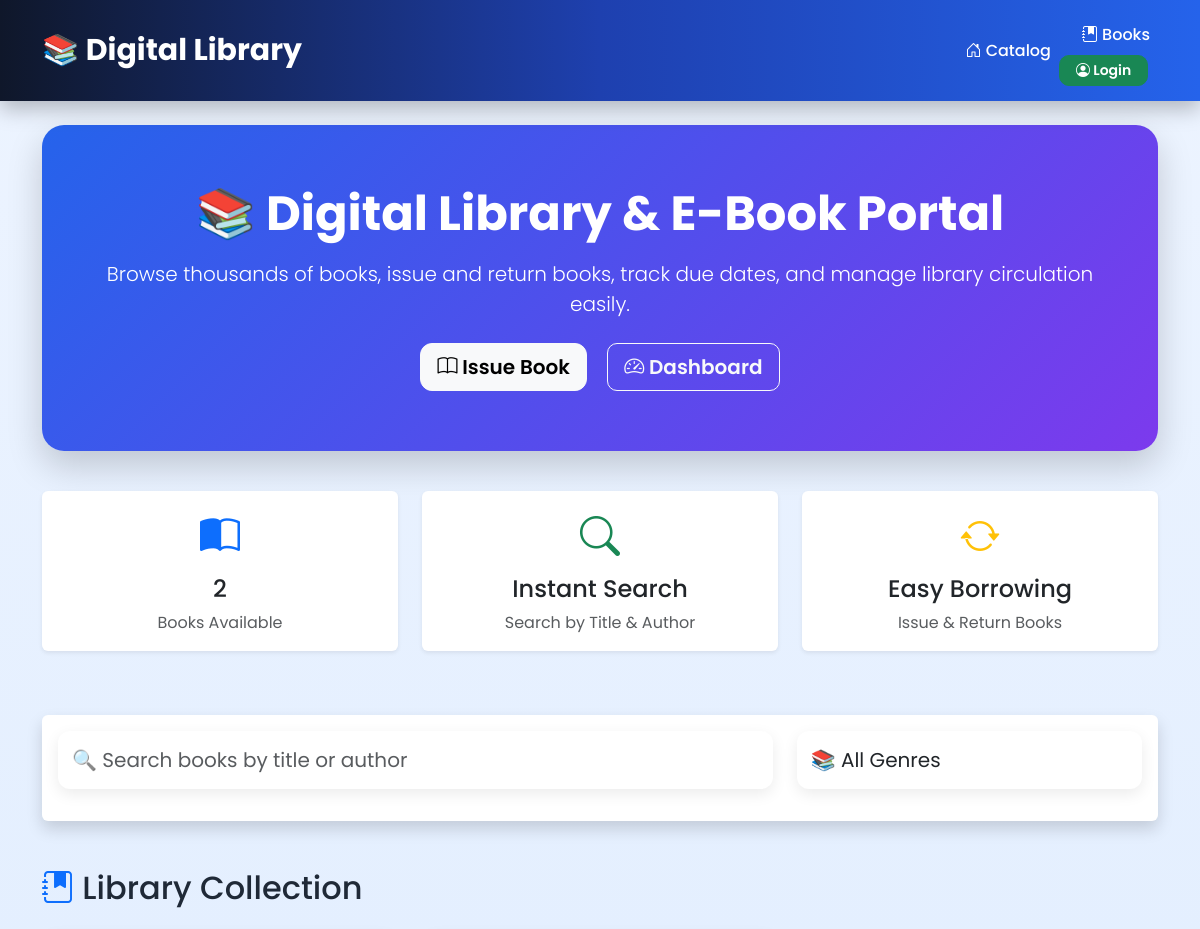
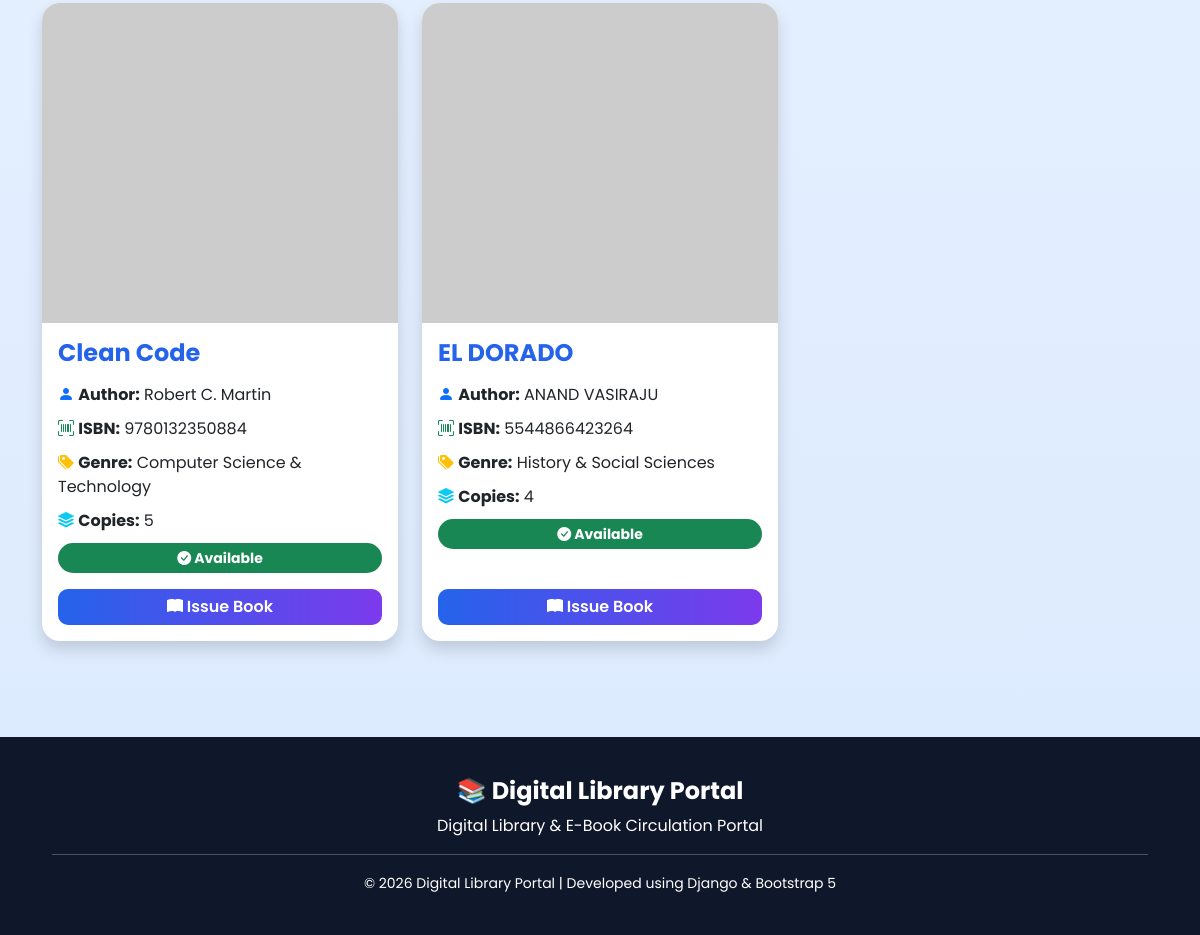
The page / on the database its author committed (2 pictures, top to bottom).
### library/models.py (models this page shows, shortened)
class Book(models.Model):
    GENRES = [
        ('TECH', 'Computer Science & Technology'),
        ('SCI', 'Science & Mathematics'),
        ('LIT', 'Literature & Fiction'),
        ('HIST', 'History & Social Sciences'),
    ]
    title = models.CharField(max_length=200)
    author = models.ForeignKey(
        Author,
        on_delete=models.CASCADE,
        related_name='books'
    )
    isbn = models.CharField(max_length=13, unique=True)
    genre = models.CharField(max_length=10, choices=GENRES)
    total_copies = models.PositiveIntegerField(default=5)
    available_copies = models.PositiveIntegerField(default=5)
    cover_url = models.URLField(
        blank=True,
        default="https://via.placeholder.com/150x220"
    )

class Author(models.Model):
    name = models.CharField(max_length=100)
    biography = models.TextField(blank=True)

### library/views.py (the view)
# urls.py: path("", views.catalog, name="catalog"),
def catalog(request):
    books = Book.objects.all()
    search = request.GET.get("search")
    genre = request.GET.get("genre")
    if search:
        books = books.filter(title__icontains=search)
    if genre:
        books = books.filter(genre=genre)
    return render(request, "library/catalog.html", {
        "books": books
    })

### library/templates/library/catalog.html (shortened to what this page needs)
{% extends 'library/base.html' %}
{% block content %}
<div class="hero-banner text-center">
    <h1 class="display-4 fw-bold">
        📚 Digital Library & E-Book Portal
    </h1>
    <p class="lead mt-3">
        Browse thousands of books, issue and return books,
        track due dates, and manage library circulation easily.
    </p>
    <div class="mt-4">
        <a href="{% url 'issue' %}" class="btn btn-light btn-lg me-3">
            <i class="bi bi-book"></i>
            Issue Book
        </a>
        <a href="{% url 'dashboard' %}" class="btn btn-outline-light btn-lg">
            <i class="bi bi-speedometer2"></i>
            Dashboard
        </a>
    </div>
</div>
<div class="row text-center mb-5">
    <div class="col-md-4 mb-3">
        <div class="card shadow-sm border-0">
            <div class="card-body">
                <i class="bi bi-book-half text-primary fs-1"></i>
                <h4 class="mt-2">{{ books|length }}</h4>
                <p class="text-muted mb-0">
                    Books Available
                </p>
            </div>
        </div>
    </div>
    <div class="col-md-4 mb-3">
        <div class="card shadow-sm border-0">
            <div class="card-body">
                <i class="bi bi-search text-success fs-1"></i>
                <h4 class="mt-2">
                    Instant Search
                </h4>
                <p class="text-muted mb-0">
                    Search by Title & Author
                </p>
            </div>
        </div>
    </div>
    <div class="col-md-4 mb-3">
        <div class="card shadow-sm border-0">
            <div class="card-body">
                <i class="bi bi-arrow-repeat text-warning fs-1"></i>
                <h4 class="mt-2">
                    Easy Borrowing
                </h4>
                <p class="text-muted mb-0">
                    Issue & Return Books
                </p>
            </div>
        </div>
    </div>
</div>
<div class="card shadow border-0 mb-5">
    <div class="card-body">
        <div class="row">
            <div class="col-md-8 mb-3">
                <input
                    type="text"
                    id="searchInput"
                    class="form-control form-control-lg"
                    placeholder="🔍 Search books by title or author">
            </div>
            <div class="col-md-4">
                <select
                    id="genreFilter"
                    class="form-select form-select-lg">
                    <option value="">📚 All Genres</option>
                </select>
            </div>
        </div>
    </div>
</div>
<h2 class="mb-4">
    <i class="bi bi-journal-bookmark-fill text-primary"></i>
    Library Collection
</h2>
<div class="row" id="bookContainer">
{% for book in books %}
<div
class="col-lg-4 col-md-6 mb-4 book-card"
data-title="{{ book.title|lower }}"
data-author="{{ book.author.name|lower }}"
data-genre="{{ book.genre }}">
<div class="card h-100 shadow">
<img
    src="{{ book.cover_url|default:'https://images-na.ssl-images-amazon.com/images/I/41xShlnTZTL._SX374_BO1,204,203,200_.jpg' }}"
    alt="{{ book.title }}"
    class="card-img-top"
    style="height:320px; object-fit:cover;"
    onerror="this.src='https://images-na.ssl-images-amazon.com/images/I/41xShlnTZTL._SX374_BO1,204,203,200_.jpg';">
<div class="card-body d-flex flex-column">
<h4 class="card-title">
{{ book.title }}
</h4>
<p>
<i class="bi bi-person-fill text-primary"></i>
<strong>Author:</strong>
{{ book.author.name }}
</p>
<p>
<i class="bi bi-upc-scan text-success"></i>
<strong>ISBN:</strong>
{{ book.isbn }}
</p>
<p>
<i class="bi bi-tags-fill text-warning"></i>
<strong>Genre:</strong>
{{ book.get_genre_display }}
</p>
<p>
<i class="bi bi-stack text-info"></i>
<strong>Copies:</strong>
{{ book.available_copies }}
</p>
{% if book.available_copies > 0 %}
<span class="badge bg-success mb-3">
<i class="bi bi-check-circle-fill"></i>
Available
</span>
{% else %}
<span class="badge bg-danger mb-3">
<i class="bi bi-x-circle-fill"></i>
Issued Out
</span>
{% endif %}
<div class="mt-auto">
<a
href="{% url 'issue' %}"
class="btn btn-primary w-100">
<i class="bi bi-book-fill"></i>
Issue Book
</a>
</div>
</div>
</div>
</div>
{% endfor %}
</div>
{% endblock %}

### library/templates/library/base.html (shortened to what this page needs)
{% load static %}
<!DOCTYPE html>
<html lang="en">
<head>
    <link href="https://cdn.jsdelivr.net/npm/bootstrap@5.3.3/dist/css/bootstrap.min.css" rel="stylesheet">
    <link href="https://cdn.jsdelivr.net/npm/bootstrap-icons@1.11.3/font/bootstrap-icons.css" rel="stylesheet">
    <link rel="stylesheet" href="{% static 'library/css/style.css' %}">
</head>
<body>
<nav class="navbar navbar-expand-lg navbar-dark custom-navbar">
    <div class="container">
        <a class="navbar-brand fw-bold" href="{% url 'catalog' %}">
            📚 Digital Library
        </a>
        <div class="collapse navbar-collapse" id="navbarNav">
            <ul class="navbar-nav ms-auto align-items-center">
                <li class="nav-item">
                    <a class="nav-link {% if request.path == '/' %}active{% endif %}"
                       href="{% url 'catalog' %}">
                        <i class="bi bi-house-door"></i>
                        Catalog
                    </a>
                </li>
                {% if user.is_authenticated %}
                <li class="nav-item">
                    <a class="nav-link {% if 'dashboard' in request.path %}active{% endif %}"
                       href="{% url 'dashboard' %}">
                        <i class="bi bi-speedometer2"></i>
                        Dashboard
                    </a>
                </li>
                <li class="nav-item">
                    <a class="nav-link {% if 'history' in request.path %}active{% endif %}"
                       href="{% url 'history' %}">
                        <i class="bi bi-clock-history"></i>
                        History
                    </a>
                </li>
                <li class="nav-item">
                    <a class="nav-link {% if 'issue' in request.path %}active{% endif %}"
                       href="{% url 'issue' %}">
                        <i class="bi bi-journal-plus"></i>
                        Issue
                    </a>
                </li>
                <li class="nav-item">
                    <a class="nav-link {% if 'return' in request.path %}active{% endif %}"
                       href="{% url 'return' %}">
                        <i class="bi bi-arrow-return-left"></i>
                        Return
                    </a>
                </li>
                <li class="nav-item ms-2">
                    <a class="btn btn-warning btn-sm px-3"
                       href="{% url 'logout' %}">
                        <i class="bi bi-box-arrow-right"></i>
                        Logout
                    </a>
                </li>
                {% else %}
                <li class="nav-item">
<a class="nav-link" href="{% url 'book_list' %}">
        <i class="bi bi-journal-bookmark-fill"></i>
        Books
    </a>
                    <a class="btn btn-success btn-sm px-3"
                       href="{% url 'login' %}">
                        <i class="bi bi-person-circle"></i>
                        Login
                    </a>
                </li>
                {% endif %}
            </ul>
        </div>
    </div>
</nav>
<div class="container py-4">
    {% block content %}
    {% endblock %}
</div>
<footer class="mt-5">
    <div class="container text-center">
        <h4 class="fw-bold">
            📚 Digital Library Portal
        </h4>
        <p>
            Digital Library & E-Book Circulation Portal
        </p>
        <hr class="bg-light">
        <small>
            © 2026 Digital Library Portal |
            Developed using Django & Bootstrap 5
        </small>
    </div>
</footer>
</body>
</html>

### library/static/library/css/style.css (style rules this page uses)
* { margin:0; padding:0; box-sizing:border-box; font-family:'Poppins',sans-serif; }
body { background:linear-gradient(to bottom,#edf4ff,#dbeafe); color:#1f2937; }
.custom-navbar { background:linear-gradient(90deg,#0f172a,#1e40af,#2563eb)!important; padding:15px 0; box-shadow:0 8px 20px rgba(0,0,0,.25); }
.custom-navbar .navbar-brand { color:white!important; font-size:30px; font-weight:700; }
.custom-navbar .nav-link { color:white!important; font-weight:500; margin-left:15px; transition:.3s; }
.hero-banner { background:linear-gradient(135deg,#2563eb,#7c3aed); color:white; border-radius:22px; padding:60px; text-align:center; margin-bottom:40px; box-shadow:0 15px 35px rgba(0,0,0,.18); }
.hero-banner h1 { font-size:48px; font-weight:700; }
.hero-banner p { font-size:20px; margin-top:15px; }
.form-control, .form-select { background:white; border:none; border-radius:12px; padding:14px; box-shadow:0 5px 15px rgba(0,0,0,.08); }
.book-card .card { border:none; border-radius:18px; overflow:hidden; transition:.35s; box-shadow:0 12px 25px rgba(0,0,0,.12); }
.card-img-top { height:320px; object-fit:cover; }
.card-title { color:#2563eb; font-weight:700; margin-bottom:15px; }
.card-body p { margin-bottom:10px; }
.badge { border-radius:25px; padding:8px 15px; font-size:14px; }
.btn { border-radius:10px; font-weight:600; }
.btn-primary { background:linear-gradient(90deg,#2563eb,#7c3aed); border:none; }
.btn-light { border-radius:12px; font-weight:600; }
footer { margin-top:80px; background:#0f172a; color:white; padding:40px; }
footer p { margin-bottom:5px; }
.container { animation:fadeIn .7s; }

### rows shown on the page
Book: title "Clean Code", author.name "Robert C. Martin", isbn "9780132350884", genre "Computer Science & Technology", available_copies "5", shows "Available"
Book: title "EL DORADO", author.name "ANAND VASIRAJU", isbn "5544866423264", genre "History & Social Sciences", available_copies "4", shows "Available"

### other values the page prints
{{ books|length }} "2"
